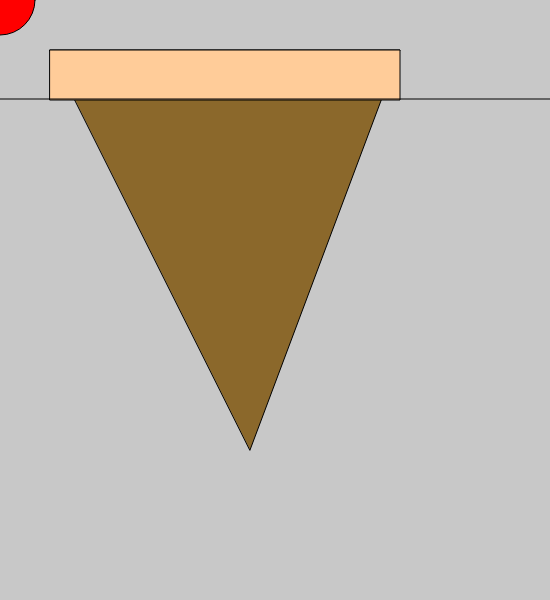
Frame 1 (no input)
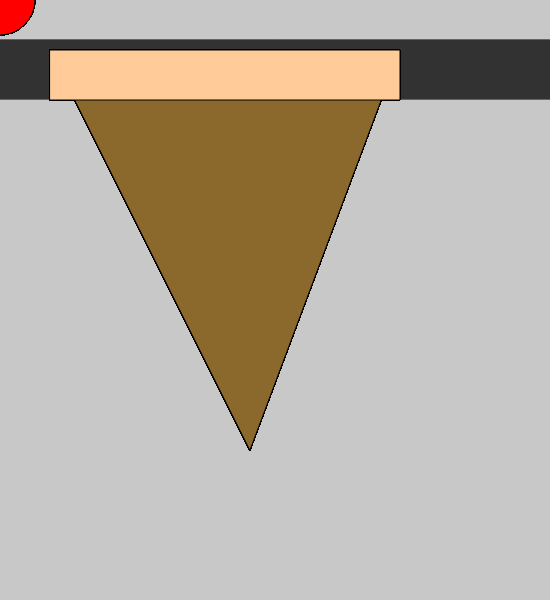
Frame 60 (no input)
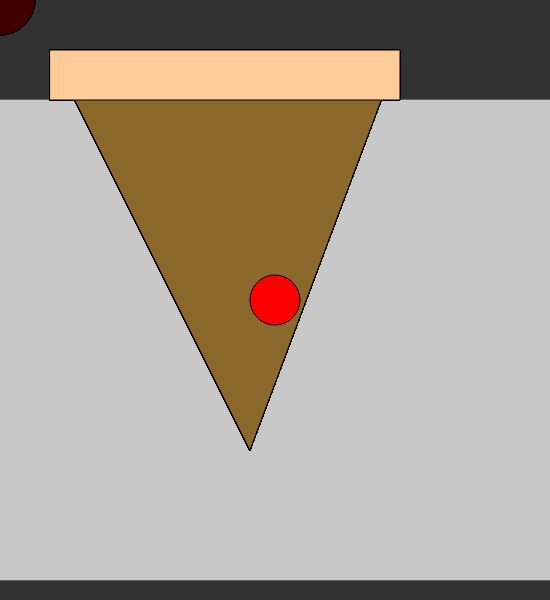
Frame 120 (the mouse pressed at the canvas centre since frame 60)

The p5.js sketch that drew these frames (run headless with seeded random() and noise() and a simulated clock; from frame 60 on, the mouse is pressed at the canvas centre):

// p5.js sketch
// ── sketch.js
var pressed=0;
var pressedState=0;
let x= 100;

function setup() {
  createCanvas(550, 600);
  stroke(0);
  background(200);
}

function draw(){
  if (pressedState==1) {
    fill(247,202,22);
    triangle(50,50,400,50,250,450);
  } else {
    fill(139,104,43);
    triangle(50,50,400,50,250,450);
  }
  
  if(pressedState==1){
    fill(252,183,22);
    rect(50,50,350,50);
  } else{
    fill(255,204,153);
    rect(50,50,350,50);
  }
  
  x=x-1;
  if (x<0){
    x=height;
  }
  line(0,x,width,x);  
  
  push();{
    if(mouseIsPressed){
      fill(255,0,0);
      ellipse(mouseX,mouseY,50,50);
    } else{
      fill(255,0,0);
      ellipse(mouseX,mouseY,70,70);
    }
    pop();
  }
}





function keyPressed(){
  pressed=pressed+1;
  pressedState=(pressed%2);
}
